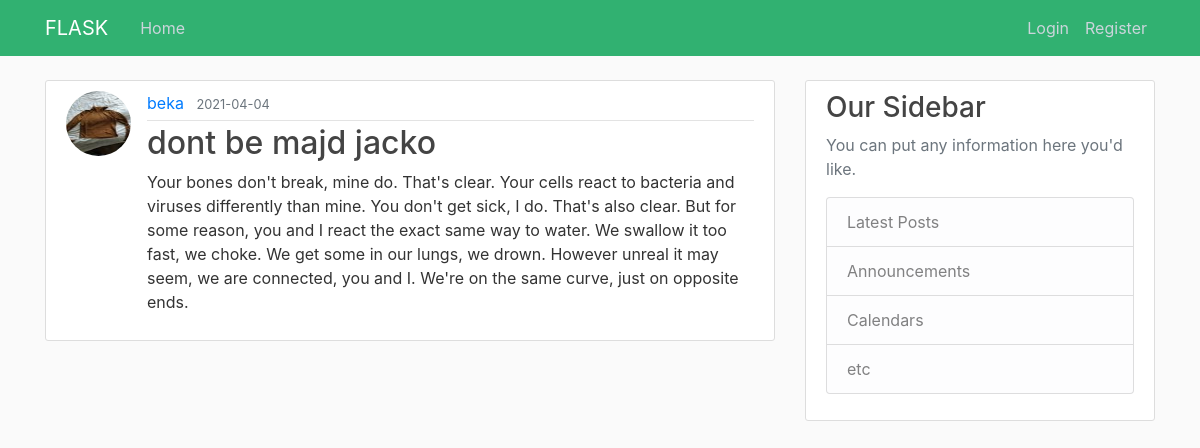
Page /post/9 on the committed database.
### web_app/models.py (models this page shows, shortened)
class User(db.Model, UserMixin):
    id = db.Column(db.Integer, primary_key=True)
    username = db.Column(db.String(20), unique=True, nullable=False)
    email = db.Column(db.String(40), unique=True, nullable=False)
    image_file = db.Column(db.String(20), nullable=False, default='default.jpg')
    password = db.Column(db.String(100), nullable=False)
    posts = db.relationship("Post", backref="author", lazy=True)

class Post(db.Model):
    id = db.Column(db.Integer, primary_key=True)
    title = db.Column(db.String(100), nullable=False)
    date_posted = db.Column(db.DateTime, nullable=False, default=datetime.utcnow)
    content = db.Column(db.Text, nullable=False)
    user_id = db.Column(db.Integer, db.ForeignKey("user.id"), nullable=False)

### web_app/routes.py (the view)
@app.route("/post/<int:post_id>") # getting a variable from a DB, in this case the ID of the post
def post(post_id):
    post = Post.query.get_or_404(post_id) #creating a object from a database variable, if no post return template 404
    return render_template("post.html", title=post.title, post=post)

### web_app/templates/post.html
{% extends "base.html" %}
{% block content %}
    <article class="media content-section">
    <img class="rounded-circle article-img" src="{{ url_for('static', filename='profile_pics/' + post.author.image_file) }}">
    <div class="media-body">
        <div class="article-metadata">
        <a class="mr-2" href="#">{{ post.author.username }}</a>
        <small class="text-muted">{{ post.date_posted.strftime('%Y-%m-%d') }}</small>
        </div>
        <h2 class="article-title"> {{ post.title }} </h2>
        <p class="article-content">{{ post.content }}</p>
    </div>
    </article>
{% endblock content %}

### web_app/static/main.css (style rules this page uses)
body { background: #fafafa; color: #333333; margin-top: 5rem; }
h1, h2, h3, h4, h5, h6 { color: #444444; }
.content-section { background: #ffffff; padding: 10px 20px; border: 1px solid #dddddd; border-radius: 3px; margin-bottom: 20px; }
.article-title { color: #444444; }
.article-content { white-space: pre-line; }
.article-img { height: 65px; width: 65px; margin-right: 16px; }
.article-metadata { padding-bottom: 5px; margin-bottom: 3px; border-bottom: 1px solid #e3e3e3 }

### rows in the picture
User: image_file (picture), author.username "beka"
Post: date_posted "2021-04-04", title "dont be majd jacko", content "Your bones don't break, mine do. That's clear. Your cells react to bacteria and viruses differently than mine. You don't get sick, I do. That's also clear. But for some reason, you and I react the exact same way to water. We swallow it too fast, we choke. We get some in our lungs, we drown. However unreal it may seem, we are connected, you and I. We're on the same curve, just on opposite ends."
